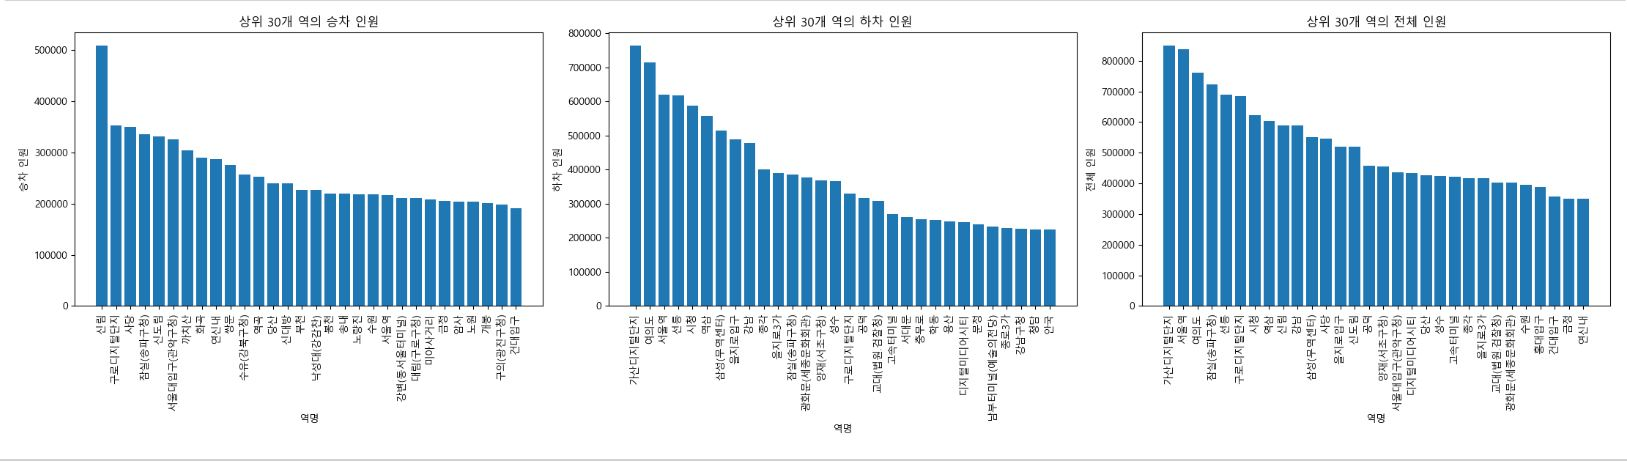

Recreate this plot in Python.
import csv
import matplotlib.pyplot as plt

plt.rc('font', family='Malgun Gothic')
plt.rcParams['axes.unicode_minus'] = False

f = open('202303.csv', 'r', encoding='cp949')
data = csv.reader(f, delimiter=',')
next(data) 

dicIn = {}
dicOut = {}
dicAll = {}

for row in data:
    if row[2] in dicIn:
        dicIn[row[2]] += int(row[9]) + int(row[11])
        dicOut[row[2]] += int(row[10]) + int(row[12])
        dicAll[row[2]] += int(row[9]) + int(row[11]) + int(row[10]) + int(row[12])
    else:
        dicIn[row[2]] = int(row[9]) + int(row[11])
        dicOut[row[2]] = int(row[10]) + int(row[12])
        dicAll[row[2]] = int(row[9]) + int(row[11]) + int(row[10]) + int(row[12])

# 값에 따라 딕셔너리들 정렬
sorted_dicIn = sorted(dicIn.items(), key=lambda x: x[1], reverse=True)
sorted_dicOut = sorted(dicOut.items(), key=lambda x: x[1], reverse=True)
sorted_dicAll = sorted(dicAll.items(), key=lambda x: x[1], reverse=True)

# 상위 30개 데이터 추출
top30_dicIn = dict(sorted_dicIn[:30])
top30_dicOut = dict(sorted_dicOut[:30])
top30_dicAll = dict(sorted_dicAll[:30])

# 막대 그래프로 표현
plt.figure(figsize=(22, 6))
plt.subplot(1, 3, 1)
plt.bar(top30_dicIn.keys(), top30_dicIn.values())
plt.xticks(rotation=90)
plt.xlabel('역명')
plt.ylabel('승차 인원')
plt.title('상위 30개 역의 승차 인원')

plt.subplot(1, 3, 2)
plt.bar(top30_dicOut.keys(), top30_dicOut.values())
plt.xticks(rotation=90)
plt.xlabel('역명')
plt.ylabel('하차 인원')
plt.title('상위 30개 역의 하차 인원')

plt.subplot(1, 3, 3)
plt.bar(top30_dicAll.keys(), top30_dicAll.values())
plt.xticks(rotation=90)
plt.xlabel('역명')
plt.ylabel('전체 인원')
plt.title('상위 30개 역의 전체 인원')

plt.tight_layout()
plt.show()
